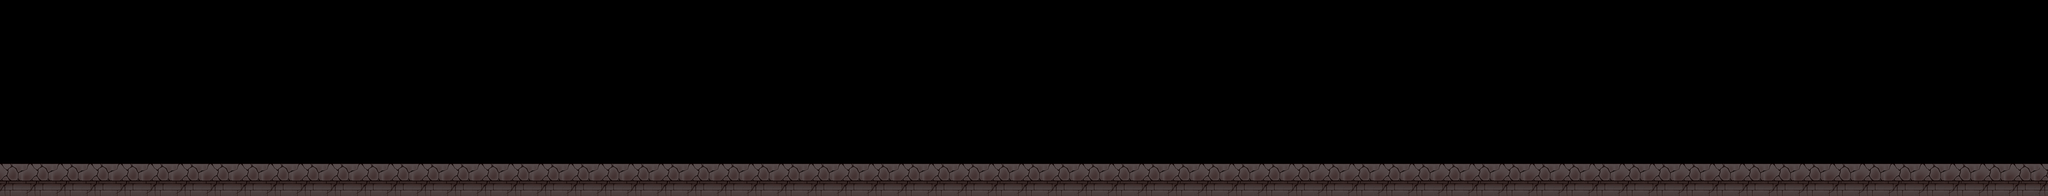

This game map was drawn from its Tiled (.tmx) file and the tilesets committed beside it. A one-line description and the trimmed map source follow:
An orthogonal 250x24 tile map with 30x30 px tiles, 1 tile layer (Tile Layer 1).

<map version="1.0" orientation="orthogonal" width="250" height="24" tilewidth="30" tileheight="30">
 <tileset firstgid="1" name="stage4_level1" tilewidth="30" tileheight="30">
  <image source="stage4_level1.PNG" width="7500" height="720" />
 </tileset>
 <layer name="Tile Layer 1" width="250" height="24">
  <data>[6000 cells, 6000 non-empty, 5976 distinct tile ids]</data>
 </layer>
</map>
